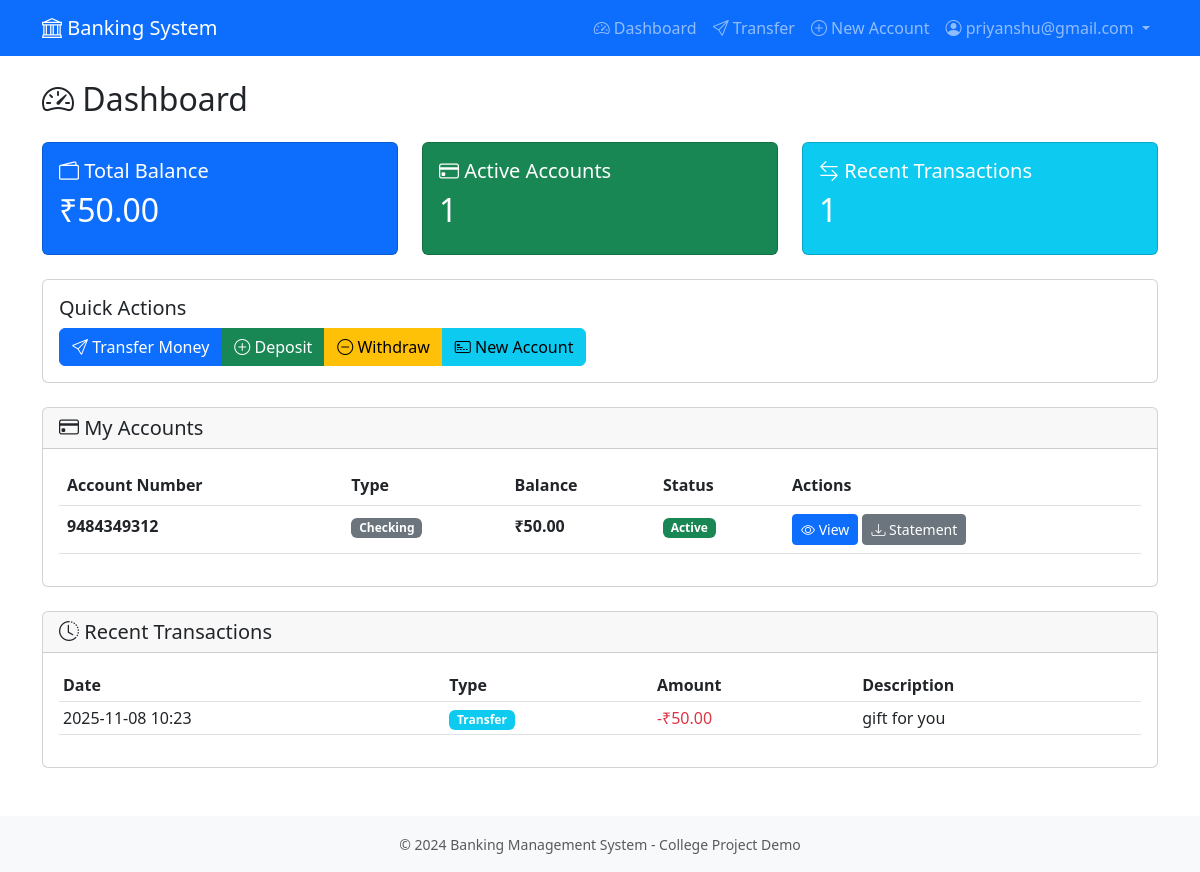
The page /user/dashboard (signed in) on the database its author committed.
### app/models.py (models this page shows, shortened)
class User(UserMixin, db.Model):
    __tablename__ = 'users'
    id = db.Column(db.Integer, primary_key=True)
    email = db.Column(db.String(120), unique=True, nullable=False, index=True)
    password_hash = db.Column(db.String(255), nullable=False)
    full_name = db.Column(db.String(100), nullable=False)
    phone = db.Column(db.String(20), nullable=True)
    is_admin = db.Column(db.Boolean, default=False, nullable=False)
    is_active = db.Column(db.Boolean, default=True, nullable=False)
    created_at = db.Column(db.DateTime, default=datetime.utcnow, nullable=False)
    accounts = db.relationship('Account', backref='owner', lazy='dynamic', cascade='all, delete-orphan')
    def get_total_balance(self):
        total_cents = sum(account.balance for account in self.accounts)
        return total_cents / 100.0

class Account(db.Model):
    __tablename__ = 'accounts'
    id = db.Column(db.Integer, primary_key=True)
    user_id = db.Column(db.Integer, db.ForeignKey('users.id'), nullable=False, index=True)
    account_number = db.Column(db.String(20), unique=True, nullable=False, index=True)
    account_type = db.Column(db.String(20), nullable=False)  # 'checking' or 'savings'
    balance = db.Column(db.Integer, default=0, nullable=False)  # Stored in cents
    is_frozen = db.Column(db.Boolean, default=False, nullable=False)
    created_at = db.Column(db.DateTime, default=datetime.utcnow, nullable=False)
    transactions_sent = db.relationship(
        'Transaction',
        foreign_keys='Transaction.from_account_id',
        backref='source_account',
        lazy='dynamic'
    )
    transactions_received = db.relationship(
        'Transaction',
        foreign_keys='Transaction.to_account_id',
        backref='destination_account',
        lazy='dynamic'
    )
    def get_balance(self):
        return self.balance / 100.0
    def get_all_transactions(self):
        sent = self.transactions_sent.all()
        received = self.transactions_received.all()
        all_transactions = sent + received
        return sorted(all_transactions, key=lambda x: x.timestamp, reverse=True)

class Transaction(db.Model):
    __tablename__ = 'transactions'
    id = db.Column(db.Integer, primary_key=True)
    from_account_id = db.Column(db.Integer, db.ForeignKey('accounts.id'), nullable=True, index=True)
    to_account_id = db.Column(db.Integer, db.ForeignKey('accounts.id'), nullable=True, index=True)
    amount = db.Column(db.Integer, nullable=False)  # Stored in cents
    transaction_type = db.Column(db.String(20), nullable=False)  # 'transfer', 'deposit', 'withdrawal'
    description = db.Column(db.String(255), nullable=True)
    timestamp = db.Column(db.DateTime, default=datetime.utcnow, nullable=False, index=True)
    def get_amount(self):
        return self.amount / 100.0

### app/routes/user_routes.py (the view)
@bp.route('/dashboard')
@login_required
def dashboard():
    if isinstance(current_user, Admin):
        return redirect(url_for('admin.dashboard'))
    accounts = current_user.accounts.all()
    recent_transactions = []
    for account in accounts:
        transactions = account.get_all_transactions()
        recent_transactions.extend(transactions)
    recent_transactions = sorted(recent_transactions, key=lambda x: x.timestamp, reverse=True)[:10]
    total_balance = current_user.get_total_balance()
    return render_template(
        'user/dashboard.html',
        title='Dashboard',
        accounts=accounts,
        recent_transactions=recent_transactions,
        total_balance=total_balance
    )

### app/templates/user/dashboard.html (shortened to what this page needs)
{% extends "layout.html" %}
{% block content %}
<h2 class="mb-4">
    <i class="bi bi-speedometer2"></i> Dashboard
</h2>
<div class="row mb-4">
    <div class="col-md-4">
        <div class="card bg-primary text-white">
            <div class="card-body">
                <h5 class="card-title">
                    <i class="bi bi-wallet2"></i> Total Balance
                </h5>
                <h2>₹{{ "%.2f"|format(total_balance) }}</h2>
            </div>
        </div>
    </div>
    <div class="col-md-4">
        <div class="card bg-success text-white">
            <div class="card-body">
                <h5 class="card-title">
                    <i class="bi bi-credit-card"></i> Active Accounts
                </h5>
                <h2>{{ accounts|length }}</h2>
            </div>
        </div>
    </div>
    <div class="col-md-4">
        <div class="card bg-info text-white">
            <div class="card-body">
                <h5 class="card-title">
                    <i class="bi bi-arrow-left-right"></i> Recent Transactions
                </h5>
                <h2>{{ recent_transactions|length }}</h2>
            </div>
        </div>
    </div>
</div>
<div class="row mb-4">
    <div class="col-12">
        <div class="card">
            <div class="card-body">
                <h5 class="card-title">Quick Actions</h5>
                <div class="btn-group" role="group">
                    <a href="{{ url_for('user.transfer') }}" class="btn btn-primary">
                        <i class="bi bi-send"></i> Transfer Money
                    </a>
                    <a href="{{ url_for('user.deposit') }}" class="btn btn-success">
                        <i class="bi bi-plus-circle"></i> Deposit
                    </a>
                    <a href="{{ url_for('user.withdraw') }}" class="btn btn-warning">
                        <i class="bi bi-dash-circle"></i> Withdraw
                    </a>
                    <a href="{{ url_for('user.create_account') }}" class="btn btn-info">
                        <i class="bi bi-credit-card-2-front"></i> New Account
                    </a>
                </div>
            </div>
        </div>
    </div>
</div>
<div class="card mb-4">
    <div class="card-header">
        <h5 class="mb-0"><i class="bi bi-credit-card"></i> My Accounts</h5>
    </div>
    <div class="card-body">
        {% if accounts %}
            <div class="table-responsive">
                <table class="table table-hover">
                    <thead>
                        <tr>
                            <th>Account Number</th>
                            <th>Type</th>
                            <th>Balance</th>
                            <th>Status</th>
                            <th>Actions</th>
                        </tr>
                    </thead>
                    <tbody>
                        {% for account in accounts %}
                        <tr>
                            <td><strong>{{ account.account_number }}</strong></td>
                            <td>
                                <span class="badge bg-secondary">{{ account.account_type.title() }}</span>
                            </td>
                            <td><strong>₹{{ "%.2f"|format(account.get_balance()) }}</strong></td>
                            <td>
                                {% if account.is_frozen %}
                                    <span class="badge bg-danger">Frozen</span>
                                {% else %}
                                    <span class="badge bg-success">Active</span>
                                {% endif %}
                            </td>
                            <td>
                                <a href="{{ url_for('user.account_details', account_id=account.id) }}" class="btn btn-sm btn-primary">
                                    <i class="bi bi-eye"></i> View
                                </a>
                                <a href="{{ url_for('user.statement', account_id=account.id) }}" class="btn btn-sm btn-secondary">
                                    <i class="bi bi-download"></i> Statement
                                </a>
                            </td>
                        </tr>
                        {% endfor %}
                    </tbody>
                </table>
            </div>
        {% else %}
            <div class="alert alert-info">
                <i class="bi bi-info-circle"></i> You don't have any accounts yet.
                <a href="{{ url_for('user.create_account') }}" class="alert-link">Create one now</a>
            </div>
        {% endif %}
    </div>
</div>
<div class="card">
    <div class="card-header">
        <h5 class="mb-0"><i class="bi bi-clock-history"></i> Recent Transactions</h5>
    </div>
    <div class="card-body">
        {% if recent_transactions %}
            <div class="table-responsive">
                <table class="table table-sm">
                    <thead>
                        <tr>
                            <th>Date</th>
                            <th>Type</th>
                            <th>Amount</th>
                            <th>Description</th>
                        </tr>
                    </thead>
                    <tbody>
                        {% for transaction in recent_transactions %}
                        <tr>
                            <td>{{ transaction.timestamp.strftime('%Y-%m-%d %H:%M') }}</td>
                            <td>
                                <span class="badge bg-info">{{ transaction.transaction_type.title() }}</span>
                            </td>
                            <td>
                                {% set my_account_ids = accounts|map(attribute='id')|list %}
                                {% if transaction.to_account_id in my_account_ids and (transaction.from_account_id is none or transaction.from_account_id not in my_account_ids) %}
                                    <span class="text-success">+₹{{ "%.2f"|format(transaction.get_amount()) }}</span>
                                {% elif transaction.from_account_id in my_account_ids and (transaction.to_account_id is none or transaction.to_account_id not in my_account_ids) %}
                                    <span class="text-danger">-₹{{ "%.2f"|format(transaction.get_amount()) }}</span>
                                {% elif transaction.from_account_id in my_account_ids and transaction.to_account_id in my_account_ids %}
                                    <span class="text-primary">⟷ ₹{{ "%.2f"|format(transaction.get_amount()) }}</span>
                                {% else %}
                                    ₹{{ "%.2f"|format(transaction.get_amount()) }}
                                {% endif %}
                            </td>
                            <td>{{ transaction.description or 'N/A' }}</td>
                        </tr>
                        {% endfor %}
                    </tbody>
                </table>
            </div>
        {% else %}
            <p class="text-muted mb-0">No transactions yet.</p>
        {% endif %}
    </div>
</div>
{% endblock %}

### app/templates/layout.html (shortened to what this page needs)
<!DOCTYPE html>
<html lang="en">
<head>
    <link href="https://cdn.jsdelivr.net/npm/bootstrap@5.3.0/dist/css/bootstrap.min.css" rel="stylesheet">
    <link rel="stylesheet" href="https://cdn.jsdelivr.net/npm/bootstrap-icons@1.11.0/font/bootstrap-icons.css">
</head>
<body>
    <nav class="navbar navbar-expand-lg navbar-dark bg-primary">
        <div class="container">
            <a class="navbar-brand" href="/">
                <i class="bi bi-bank"></i> Banking System
            </a>
            <div class="collapse navbar-collapse" id="navbarNav">
                <ul class="navbar-nav ms-auto">
                    {% if current_user.is_authenticated %}
                        {% if current_user.__class__.__name__ == 'Admin' %}
                            <li class="nav-item">
                                <a class="nav-link" href="{{ url_for('admin.dashboard') }}">
                                    <i class="bi bi-speedometer2"></i> Dashboard
                                </a>
                            </li>
                            <li class="nav-item">
                                <a class="nav-link" href="{{ url_for('admin.users') }}">
                                    <i class="bi bi-people"></i> Users
                                </a>
                            </li>
                            <li class="nav-item">
                                <a class="nav-link" href="{{ url_for('admin.transactions') }}">
                                    <i class="bi bi-arrow-left-right"></i> Transactions
                                </a>
                            </li>
                            <li class="nav-item dropdown">
                                <a class="nav-link dropdown-toggle" href="#" id="adminDropdown" role="button" data-bs-toggle="dropdown">
                                    <i class="bi bi-person-circle"></i> Admin
                                </a>
                                <ul class="dropdown-menu dropdown-menu-end">
                                    <li><a class="dropdown-item" href="{{ url_for('auth.logout') }}">
                                        <i class="bi bi-box-arrow-right"></i> Logout
                                    </a></li>
                                </ul>
                            </li>
                        {% else %}
                            <li class="nav-item">
                                <a class="nav-link" href="{{ url_for('user.dashboard') }}">
                                    <i class="bi bi-speedometer2"></i> Dashboard
                                </a>
                            </li>
                            <li class="nav-item">
                                <a class="nav-link" href="{{ url_for('user.transfer') }}">
                                    <i class="bi bi-send"></i> Transfer
                                </a>
                            </li>
                            <li class="nav-item">
                                <a class="nav-link" href="{{ url_for('user.create_account') }}">
                                    <i class="bi bi-plus-circle"></i> New Account
                                </a>
                            </li>
                            <li class="nav-item dropdown">
                                <a class="nav-link dropdown-toggle" href="#" id="userDropdown" role="button" data-bs-toggle="dropdown">
                                    <i class="bi bi-person-circle"></i> {{ current_user.email }}
                                </a>
                            </li>
                        {% endif %}
                    {% endif %}
                </ul>
            </div>
        </div>
    </nav>
    <main class="container my-4">
        {% block content %}{% endblock %}
    </main>
    <footer class="bg-light py-3 mt-5">
        <div class="container text-center text-muted">
            <small>&copy; 2024 Banking Management System - College Project Demo</small>
        </div>
    </footer>
</body>
</html>

### rows shown on the page
User: email "priyanshu@gmail.com"
Account: account_number "9484349312", account_type "Checking", get_balance "50.00", is_frozen "Active"
Transaction: get_amount "50.00"

### other values the page prints
{{ "%.2f"|format(total_balance) }} "50.00"
{{ accounts|length }} "1"
{{ recent_transactions|length }} "1"
